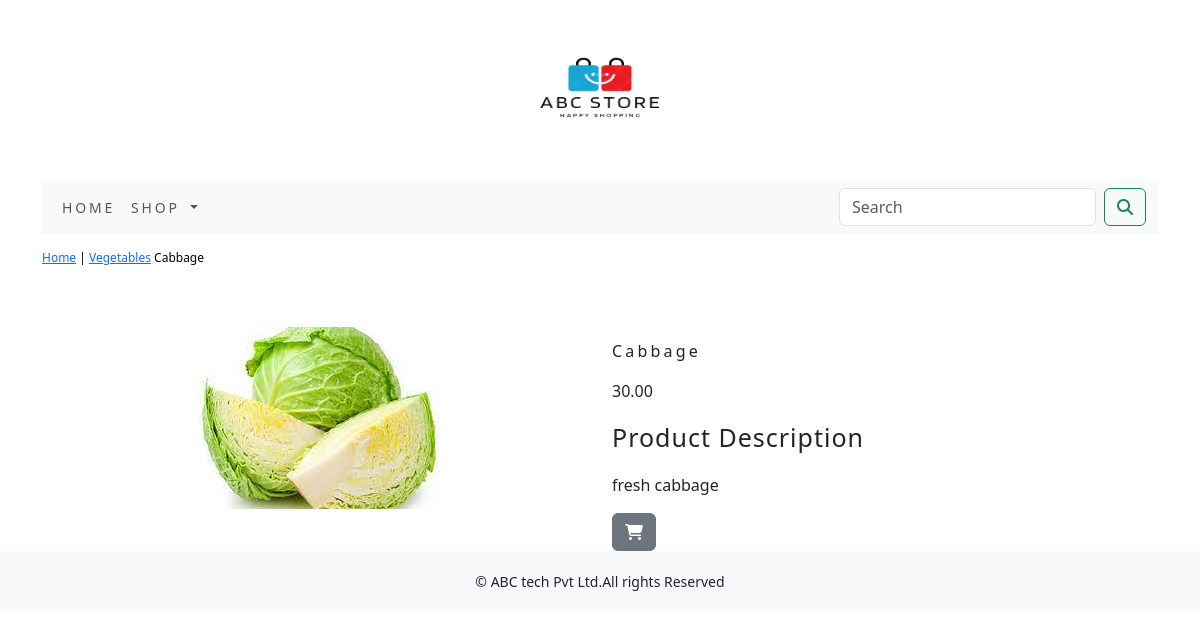
The app's page /shop/vegetables/cabbage/ with its own data.
### shop/models.py (models this page shows, shortened)
class Product(models.Model):
    name = models.CharField(max_length=250, unique=True)
    slug = models.SlugField(max_length=250, unique=True)
    description=models.TextField(blank=True)
    price=models.DecimalField(max_digits=10,decimal_places=2)
    category=models.ForeignKey(Category,on_delete=models.CASCADE)
    image=models.ImageField(upload_to='product' ,blank=True)
    stock=models.IntegerField()
    available=models.BooleanField(default=True)
    created=models.DateTimeField(auto_now_add=True)
    updated=models.DateTimeField(auto_now=True)
    class Meta:
        ordering=('name',)
        verbose_name='product'
        verbose_name_plural='products'

class Category(models.Model):
    name=models.CharField(max_length=250,unique=True)
    slug=models.SlugField(max_length=250,unique=True)
    description=models.TextField(blank=True)
    image=models.ImageField(upload_to='category',blank=True)
    class Meta:
        ordering=('name',)
        verbose_name='category'
        verbose_name_plural='categories'
    def get_url(self):
        return reverse('shop:product_by_category',args=[self.slug])
    def __str__(self):
        return '{}'.format(self.name)

### shop/views.py (the view)
# urls.py: path('<slug:c_slug>/<slug:product_slug>/', views.proDetail, name='prodCatDetail')
def proDetail(request,c_slug,product_slug):
    try:
        product = Product.objects.get(category__slug=c_slug,slug=product_slug)
    except Exception as e:
        raise e
    return render(request,'product.html',{'product':product})

### cart/context_processors.py (called while the page is built)
def counter(request):
    item_count=0
    if 'admin' in request.path:
        return {}
    else:
        try:
            cart=Cart.objects.filter(cart_id=_cart_id(request))
            car_items=CartItem.objects.all().filter(cart=cart[:1])
            for cart_item in car_items:
                item_count += cart_item.quantity
        except Cart.DoesNotExist:
            item_count=0
    return dict(item_count=item_count)

### cart/views.py (called while the page is built)
def _cart_id(request):
    cart=request.session.session_key
    if not cart:
        cart=request.session.create()
    return cart

### shop/context_processors.py (called while the page is built)
def menu_links(request):
    links=Category.objects.all()
    return dict(links=links)

### templates/product.html (shortened to what this page needs)
{% extends 'base.html' %}
{% load static %}
{% block content %}
    <div class="row my_prod_row_class">
        <div class="mx_auto">
            <p><a href="{% url 'shop:allProdCat' %}">Home</a> | <a href="{{product.category.get_url}}">{{product.category}}</a> {{product.name}} </p>
        </div>
    </div>
    <div class="container">
        <br>
        <div class="row">
            <div class="col-12 col-sm-12 col-md-6 text-center">
                <div style="min-width: 18rem;">
                    <img src="{{product.image.url}}" alt="{{product.name}}">
                </div>
            </div>
            <div class="col-12 col-sm-12 col-md-6">
                <div>
                    <h1 class="my_prod_title">{{ product.name}}</h1>
                    <p>{{ product.price }}</p>
                    <p class="my_title"> Product Description </p>
                    <p class="text-justify my_prod_text">{{ product.description }}</p>
                    {% if product.stock <= 0 %}
                        <p class="text-justify my_prod_text"><b>Out of stock</b></p>
                    {% else %}
                        <a class="btn btn-secondary" href="{% url 'cart:add_cart' product.id %}"><i class="fa-solid fa-cart-shopping"></i></a>
                    {% endif %}
                </div>
            </div>
        </div>
    </div>
{% endblock %}

### static/css/custom.css (style rules this page uses)
body { font-family: 'Roboto', sans-serif; }
.my_title { font-size:25px; text_transform:uppercase; letter-spacing: 1px; }
.my_prod_row_class { padding-top:15px; padding-bottom:20px; }
.my_prod_row_class .mx_auto { color:#000; font-size:12px; text-decoration:none; }
.my_prod_title { font-size:16px; text_transform:uppercase; letter-spacing:.2em; padding-top:15px; padding-bottom:10px; }

### records on screen
Product: category "Vegetables", name "Cabbage", image (picture), price "30.00", description "fresh cabbage"
